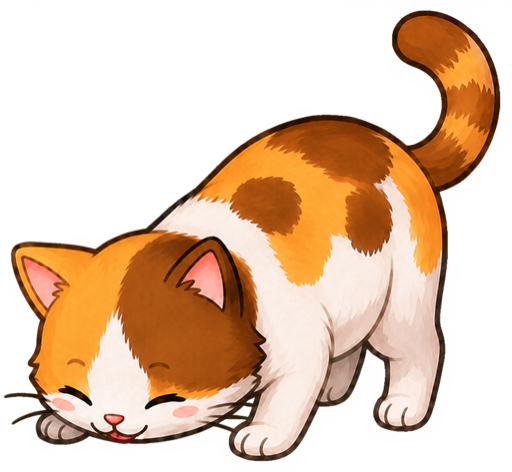
#> input picture BabyTown/calico.atlas/eat_0.png, 512 x 472 px, found by its file name
$ python snack3.py
#> lines starting #> are read from the running program, lines starting #| are printed output that depends on the picture; after the words box and inside, x2 and y2 are one past the last pixel; in counts of white or black regions, pixels touching at a corner belong together
import numpy as np
from PIL import Image, ImageDraw
from scipy import ndimage

def make_snack(in_path, out_path, ellipses, brown_box, food_box, pad=6, flip=False):
#> called with in_path = 'BabyTown/calico.atlas/eat_0.png', brown_box = (0.58, 0.72, 0.86, 0.95), food_box = (0.62, 0.79, 0.92, 0.98), pad = 6, flip = True
    img = Image.open(in_path).convert("RGBA")
#> img is the input picture: PIL image 512x472 RGBA; mean R, G, B, A 97.1, 68.9, 45.8, 123.8
    w, h = img.size
#> w = 512; h = 472
    arr = np.array(img).astype(np.int32)
    mask = Image.new("L", (w, h), 0); md = ImageDraw.Draw(mask)
#> after `mask = Image.new('L', (w, h), 0)`: mask: PIL image 512x472 L; every value is 0
    for cx, cy, rx, ry in ellipses:
        md.ellipse([(w*(cx-rx), h*(cy-ry)), (w*(cx+rx), h*(cy+ry))], fill=255)
    geom = np.array(mask) > 0
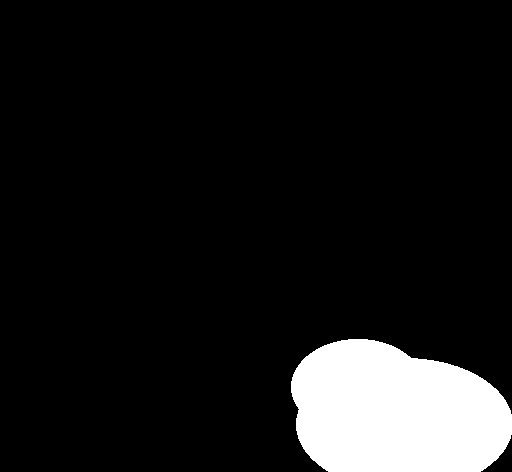
#> geom: shape (472, 512) bool; 9.8% white; 1 white region, box (x1, y1, x2, y2) and area: (291, 339, 512, 472) 23679
    r, g, b = arr[:,:,0], arr[:,:,1], arr[:,:,2]
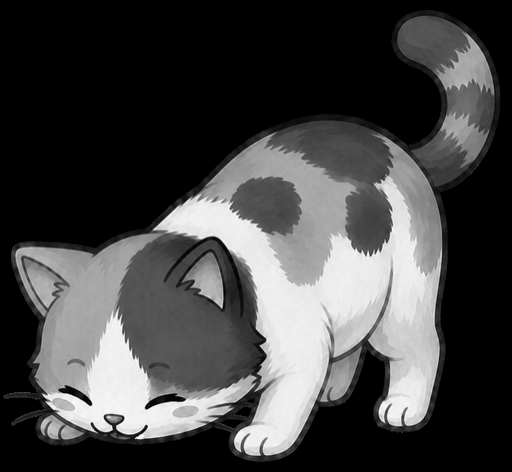
#> g: shape (472, 512) int32; min 0, max 255, mean 68.9
    mx = np.maximum(np.maximum(r, g), b)
    def box(bx):
        x0,y0,x1,y1 = bx; reg = np.zeros((h,w), bool)
        reg[int(h*y0):int(h*y1), int(w*x0):int(w*x1)] = True; return reg
    # dark brown food near the mouth
    dark = (r < 180) & (g < 140) & (b < 120) & (r - b > 22) & (r >= g - 5) & box(brown_box)
#> dark: shape (472, 512) bool; 1.1% white; 8 white regions (6 under 20 px), largest, box (x1, y1, x2, y2) and area: (296, 339, 440, 448) 2631, (331, 339, 334, 347) 20
    # lighter orange-brown food mound on the white chest (no fur there)
    light = (r - b > 45) & (g - b > 12) & (mx < 238) & (b < 165) & box(food_box)
#> light: shape (472, 512) bool; 0.31% white; 30 white regions (27 under 20 px), largest, box (x1, y1, x2, y2) and area: (317, 372, 354, 402) 511, (384, 404, 397, 432) 81, (401, 407, 410, 431) 62
    arr[geom | dark | light, 3] = 0
#> arr: shape (472, 512, 4) int32; mean R, G, B, A 97.1, 68.9, 45.8, 114.5
    alpha = arr[:,:,3] > 8
#> alpha: shape (472, 512) bool; 45.5% white; 3 white regions (2 under 20 px), largest, box (x1, y1, x2, y2) and area: (3, 10, 501, 462) 109975
    lbl, n = ndimage.label(alpha)
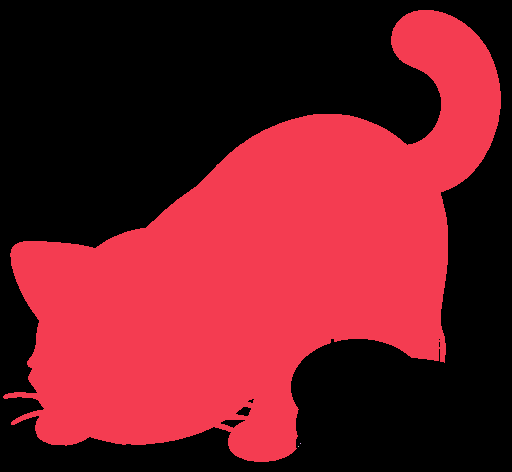
#> lbl: shape (472, 512) int32; 4 distinct labels, from 0 to 3; one colour per label, 0 black
#> n = 3
    if n > 1:
        sizes = ndimage.sum(np.ones_like(lbl), lbl, index=range(1, n+1))
#> sizes = [109975, 1, 1]
        alpha = lbl == (int(np.argmax(sizes)) + 1); arr[~alpha, 3] = 0
#> after `alpha = lbl == int(np.argmax(sizes)) + 1`: alpha: shape (472, 512) bool; 45.5% white; 1 white region, box (x1, y1, x2, y2) and area: (3, 10, 501, 462) 109975
#> after `arr[~alpha, 3] = 0`: arr: shape (472, 512, 4) int32; mean R, G, B, A 97.1, 68.9, 45.8, 114.5
    ys, xs = np.where(alpha)
    y0, y1 = max(0, ys.min()-pad), min(h, ys.max()+1+pad)
#> y0 = 4; y1 = 468
    x0, x1 = max(0, xs.min()-pad), min(w, xs.max()+1+pad)
#> x0 = 0; x1 = 507
    out = Image.fromarray(arr[y0:y1, x0:x1].astype(np.uint8), "RGBA")
    if flip:
        out = out.transpose(Image.FLIP_LEFT_RIGHT)
    out.save(out_path)
    print(f"{out_path}: {x1-x0}x{y1-y0}")
#| .derivedData/trickclean/snack_calico_test.png: 507x464

make_snack("BabyTown/calico.atlas/eat_0.png", ".derivedData/trickclean/snack_calico_test.png",
           [(0.79,0.90,0.21,0.14),(0.70,0.82,0.13,0.10)],
           brown_box=(0.58,0.72,0.86,0.95), food_box=(0.62,0.79,0.92,0.98), flip=True)
make_snack("BabyTown/cowcat.atlas/eat_1.png", ".derivedData/trickclean/snack_cowcat_test.png",
           [(0.24,0.91,0.21,0.13),(0.32,0.82,0.13,0.10)],
           brown_box=(0.12,0.72,0.44,0.95), food_box=(0.10,0.79,0.40,0.98))
#> call 2 of make_snack, with in_path = 'BabyTown/cowcat.atlas/eat_1.png', brown_box = (0.12, 0.72, 0.44, 0.95), food_box = (0.1, 0.79, 0.4, 0.98), pad = 6, flip = False
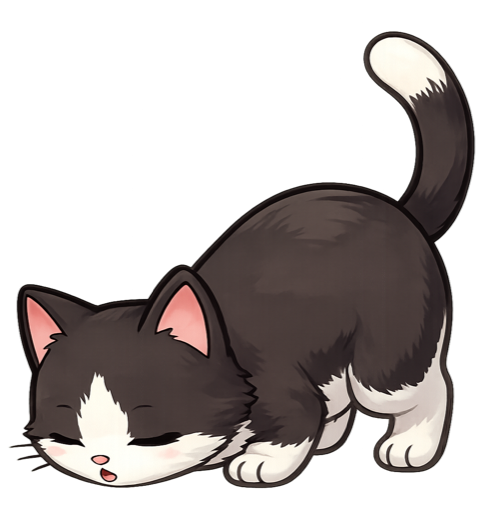
#> input picture BabyTown/cowcat.atlas/eat_1.png, 500 x 512 px, found by its file name
#> in make_snack, img is the input picture: PIL image 500x512 RGBA; mean R, G, B, A 43.8, 38.3, 36.8, 109.5
#> in make_snack (call 2), `mask = Image.new('L', (w, h), 0)`: mask: PIL image 500x512 L; every value is 0
#> in make_snack (call 2), `geom = np.array(mask) > 0`: geom: shape (512, 500) bool; 9.4% white; 1 white region, box (x1, y1, x2, y2) and area: (15, 368, 226, 512) 23956
#> in make_snack (call 2), `r, g, b = arr[:,:,0], arr[:,:,1], arr[:,:,2]`:
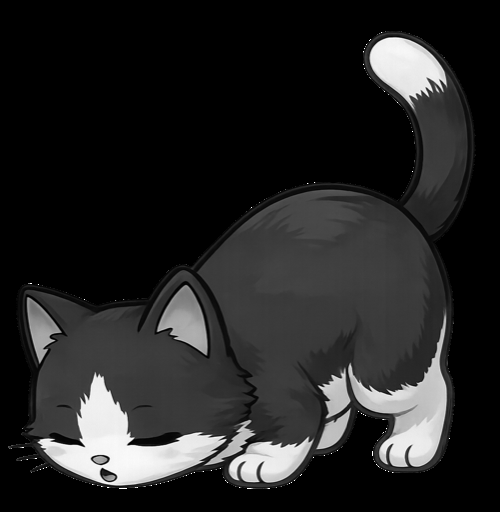
#> b: shape (512, 500) int32; min 0, max 255, mean 36.8
#> in make_snack (call 2), `dark = (r < 180) & (g < 140) & (b < 120) & (r - b > 22) & (r >= g - 5)..`: dark: shape (512, 500) bool; 0.04% white; 30 white regions (29 under 20 px), largest, box (x1, y1, x2, y2) and area: (101, 469, 113, 479) 53
#> in make_snack (call 2), `light = (r - b > 45) & (g - b > 12) & (mx < 238) & (b < 165) & box(foo..`: light: shape (512, 500) bool; 0% white in thin lines or dots, all inside (x1, y1, x2, y2) = (63, 474, 181, 486)
#> in make_snack (call 2), `arr[geom | dark | light, 3] = 0`: arr: shape (512, 500, 4) int32; mean R, G, B, A 43.8, 38.3, 36.8, 92.6
#> in make_snack (call 2), `alpha = arr[:,:,3] > 8`: alpha: shape (512, 500) bool; 36.9% white; 2 white regions, box (x1, y1, x2, y2) and area: (16, 31, 476, 489) 94489, (8, 444, 21, 449) 35
#> in make_snack (call 2), `lbl, n = ndimage.label(alpha)`:
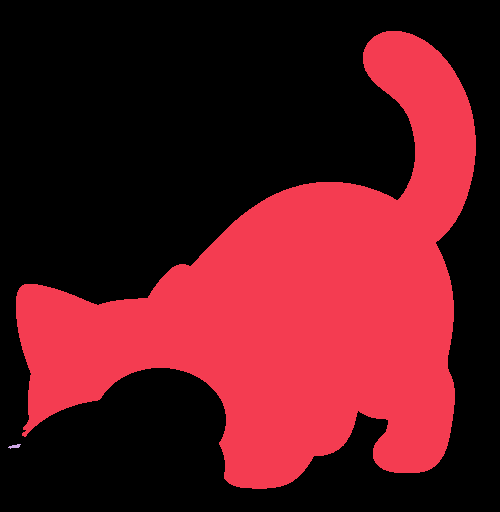
#> lbl: shape (512, 500) int32; 3 distinct labels, from 0 to 2; one colour per label, 0 black
#> in make_snack (call 2), `lbl, n = ndimage.label(alpha)`: n = 2
#> in make_snack (call 2), `sizes = ndimage.sum(np.ones_like(lbl), lbl, index=range(1, n+1))`: sizes = [94489, 35]
#> in make_snack (call 2), `alpha = lbl == int(np.argmax(sizes)) + 1`: alpha: shape (512, 500) bool; 36.9% white; 1 white region, box (x1, y1, x2, y2) and area: (16, 31, 476, 489) 94489
#> in make_snack (call 2), `arr[~alpha, 3] = 0`: arr: shape (512, 500, 4) int32; mean R, G, B, A 43.8, 38.3, 36.8, 92.6
#> in make_snack (call 2), `y0, y1 = max(0, ys.min()-pad), min(h, ys.max()+1+pad)`: y0 = 25; y1 = 495
#> in make_snack (call 2), `x0, x1 = max(0, xs.min()-pad), min(w, xs.max()+1+pad)`: x0 = 10; x1 = 482
#> in make_snack (call 2), `out = Image.fromarray(arr[y0:y1, x0:x1].astype(np.uint8), "RGBA")`:
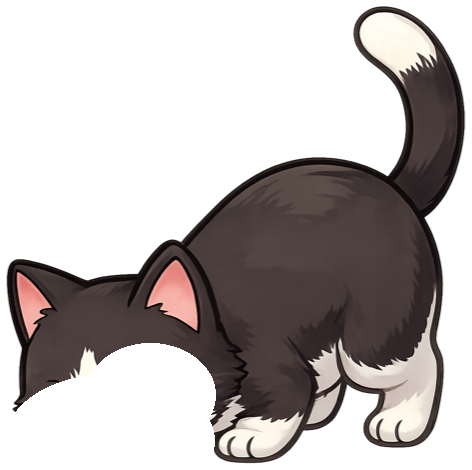
#> out: PIL image 472x470 RGBA; mean R, G, B, A 50.6, 44.2, 42.4, 106.8; transparent parts drawn white
#| .derivedData/trickclean/snack_cowcat_test.png: 472x470

# Finalize: write into both atlases as snack_0.png, downscaled to height<=512
def finalize(src_test, dst):
#> called with dst = 'BabyTown/calico.atlas/snack_0.png'
    img = Image.open(src_test).convert("RGBA")
    w, h = img.size
#> w = 507; h = 464
    if h > 512:
        s = 512 / h
        img = img.resize((max(1,int(w*s)), 512), Image.LANCZOS)
    img.save(dst)
    print(f"{dst}: {img.size[0]}x{img.size[1]}")
#| BabyTown/calico.atlas/snack_0.png: 507x464

finalize(".derivedData/trickclean/snack_calico_test.png", "BabyTown/calico.atlas/snack_0.png")
finalize(".derivedData/trickclean/snack_cowcat_test.png", "BabyTown/cowcat.atlas/snack_0.png")
#| BabyTown/cowcat.atlas/snack_0.png: 472x470
